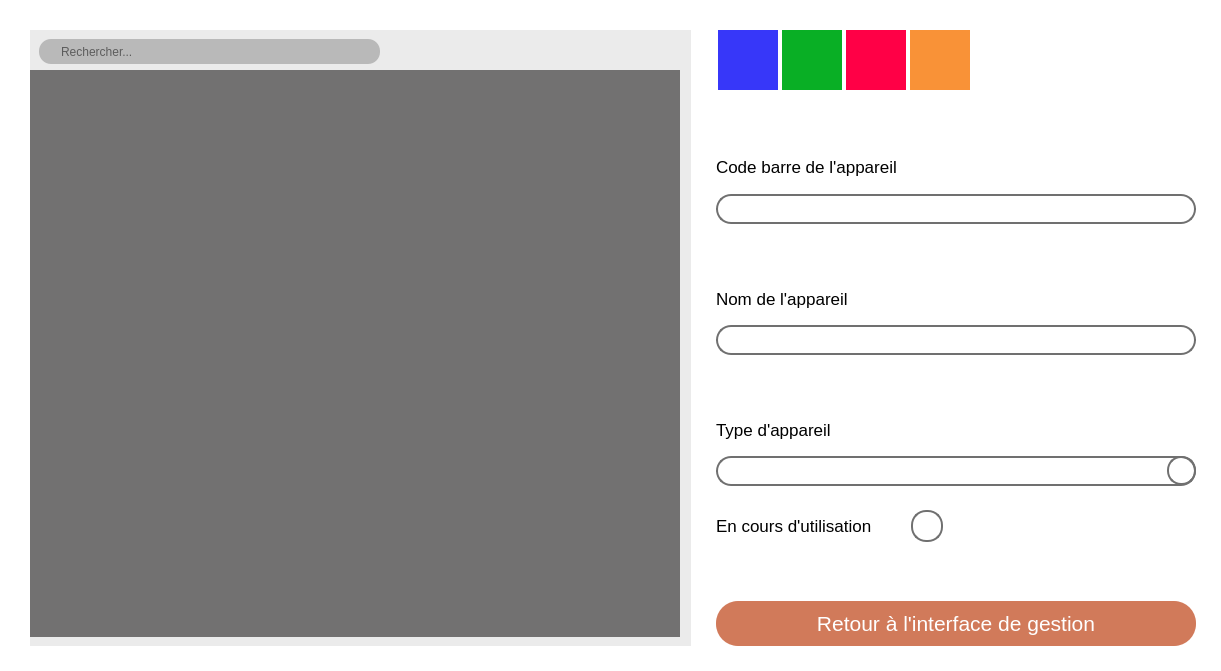
<?xml version="1.0" encoding="UTF-8"?>
<ui version="4.0">
 <class>ModificationAppareil</class>
 <widget class="QWidget" name="ModificationAppareil">
  <property name="geometry">
   <rect>
    <x>0</x>
    <y>0</y>
    <width>1221</width>
    <height>671</height>
   </rect>
  </property>
  <property name="windowTitle">
   <string>Form</string>
  </property>
  <property name="styleSheet">
   <string notr="true">background-color:rgb(255, 255, 255);</string>
  </property>
  <widget class="QFrame" name="gridFrame">
   <property name="geometry">
    <rect>
     <x>0</x>
     <y>0</y>
     <width>1221</width>
     <height>671</height>
    </rect>
   </property>
   <layout class="QGridLayout" name="gridLayout">
    <property name="leftMargin">
     <number>30</number>
    </property>
    <property name="topMargin">
     <number>30</number>
    </property>
    <property name="rightMargin">
     <number>25</number>
    </property>
    <property name="bottomMargin">
     <number>25</number>
    </property>
    <item row="0" column="0">
     <layout class="QHBoxLayout" name="horizontalLayout_2">
      <property name="spacing">
       <number>25</number>
      </property>
      <item>
       <widget class="QWidget" name="verticalWidget" native="true">
        <property name="styleSheet">
         <string notr="true">background-color:#EBEBEB;
</string>
        </property>
        <layout class="QVBoxLayout" name="verticalLayout_7">
         <property name="spacing">
          <number>6</number>
         </property>
         <property name="leftMargin">
          <number>0</number>
         </property>
         <property name="topMargin">
          <number>9</number>
         </property>
         <property name="rightMargin">
          <number>0</number>
         </property>
         <item>
          <widget class="QLineEdit" name="txfRecherche">
           <property name="minimumSize">
            <size>
             <width>0</width>
             <height>25</height>
            </size>
           </property>
           <property name="maximumSize">
            <size>
             <width>350</width>
             <height>50</height>
            </size>
           </property>
           <property name="styleSheet">
            <string notr="true">QLineEdit{
	border-style:none;
	border-radius: 12px;
	background-color: #B9B9B9;
	padding-left:20px;
	margin-left:9px;
	color:black;
}</string>
           </property>
           <property name="text">
            <string/>
           </property>
           <property name="placeholderText">
            <string>Rechercher...</string>
           </property>
          </widget>
         </item>
         <item>
          <widget class="QTableWidget" name="tblEmploye">
           <property name="minimumSize">
            <size>
             <width>650</width>
             <height>0</height>
            </size>
           </property>
           <property name="maximumSize">
            <size>
             <width>650</width>
             <height>16777215</height>
            </size>
           </property>
           <property name="styleSheet">
            <string notr="true">QTableWidget {
	alternate-background-color:blue;
	background-color:#727171;
	border-style:none;
	color:black;
}

QHeaderView::section{
background-color:#727171;
border-style:none;
font: 11pt &quot;Segoe UI&quot;;
}

QTableWidget::item{
	background-color:#D8D7D7;
}
</string>
           </property>
           <property name="horizontalScrollBarPolicy">
            <enum>Qt::ScrollBarAlwaysOff</enum>
           </property>
           <property name="alternatingRowColors">
            <bool>true</bool>
           </property>
           <property name="selectionMode">
            <enum>QAbstractItemView::SingleSelection</enum>
           </property>
           <property name="selectionBehavior">
            <enum>QAbstractItemView::SelectRows</enum>
           </property>
           <property name="showGrid">
            <bool>false</bool>
           </property>
           <attribute name="horizontalHeaderVisible">
            <bool>true</bool>
           </attribute>
           <attribute name="horizontalHeaderHighlightSections">
            <bool>false</bool>
           </attribute>
           <attribute name="verticalHeaderVisible">
            <bool>false</bool>
           </attribute>
           <attribute name="verticalHeaderHighlightSections">
            <bool>false</bool>
           </attribute>
          </widget>
         </item>
        </layout>
       </widget>
      </item>
      <item>
       <layout class="QVBoxLayout" name="verticalLayout">
        <item>
         <layout class="QVBoxLayout" name="verticalLayout_2">
          <property name="spacing">
           <number>0</number>
          </property>
          <property name="topMargin">
           <number>0</number>
          </property>
          <item>
           <layout class="QVBoxLayout" name="verticalLayout_5">
            <property name="spacing">
             <number>15</number>
            </property>
            <property name="topMargin">
             <number>0</number>
            </property>
            <property name="bottomMargin">
             <number>50</number>
            </property>
            <item>
             <layout class="QVBoxLayout" name="verticalLayout_4">
              <property name="spacing">
               <number>2</number>
              </property>
              <property name="sizeConstraint">
               <enum>QLayout::SetDefaultConstraint</enum>
              </property>
              <property name="topMargin">
               <number>0</number>
              </property>
              <property name="bottomMargin">
               <number>0</number>
              </property>
              <item>
               <layout class="QHBoxLayout" name="horizontalLayout">
                <property name="leftMargin">
                 <number>0</number>
                </property>
                <property name="rightMargin">
                 <number>220</number>
                </property>
                <property name="bottomMargin">
                 <number>50</number>
                </property>
                <item>
                 <widget class="QPushButton" name="btnRefresh">
                  <property name="minimumSize">
                   <size>
                    <width>60</width>
                    <height>60</height>
                   </size>
                  </property>
                  <property name="maximumSize">
                   <size>
                    <width>60</width>
                    <height>60</height>
                   </size>
                  </property>
                  <property name="cursor">
                   <cursorShape>PointingHandCursor</cursorShape>
                  </property>
                  <property name="styleSheet">
                   <string notr="true">QPushButton {
border-radius:0px;
border-style: none;
background-color:#3737F9;
color:white;
}

QPushButton:hover {
background-color:#2323A4;
}</string>
                  </property>
                  <property name="text">
                   <string/>
                  </property>
                  <property name="icon">
                   <iconset>
                    <normalon>:/icons/res/icons/SVG/Refresh.svg</normalon>
                   </iconset>
                  </property>
                  <property name="iconSize">
                   <size>
                    <width>30</width>
                    <height>30</height>
                   </size>
                  </property>
                  <property name="shortcut">
                   <string notr="true"/>
                  </property>
                 </widget>
                </item>
                <item>
                 <widget class="QPushButton" name="btnAdd">
                  <property name="minimumSize">
                   <size>
                    <width>60</width>
                    <height>60</height>
                   </size>
                  </property>
                  <property name="maximumSize">
                   <size>
                    <width>60</width>
                    <height>60</height>
                   </size>
                  </property>
                  <property name="cursor">
                   <cursorShape>PointingHandCursor</cursorShape>
                  </property>
                  <property name="styleSheet">
                   <string notr="true">QPushButton {
border-radius:0px;
border-style: none;
background-color:#09AF25;
color:white;
}

QPushButton:hover {
background-color:#0E8522;
}</string>
                  </property>
                  <property name="text">
                   <string/>
                  </property>
                  <property name="icon">
                   <iconset>
                    <normalon>:/icons/res/icons/SVG/Ajout.svg</normalon>
                   </iconset>
                  </property>
                  <property name="iconSize">
                   <size>
                    <width>30</width>
                    <height>30</height>
                   </size>
                  </property>
                  <property name="shortcut">
                   <string notr="true"/>
                  </property>
                 </widget>
                </item>
                <item>
                 <widget class="QPushButton" name="btnDel">
                  <property name="minimumSize">
                   <size>
                    <width>60</width>
                    <height>60</height>
                   </size>
                  </property>
                  <property name="maximumSize">
                   <size>
                    <width>60</width>
                    <height>60</height>
                   </size>
                  </property>
                  <property name="cursor">
                   <cursorShape>PointingHandCursor</cursorShape>
                  </property>
                  <property name="styleSheet">
                   <string notr="true">QPushButton {
border-radius:0px;
border-style: none;
background-color:#FF0046;
color:white;
}

QPushButton:hover {
background-color:#CE0038;
}</string>
                  </property>
                  <property name="text">
                   <string/>
                  </property>
                  <property name="icon">
                   <iconset>
                    <normalon>:/icons/res/icons/SVG/Delete2.svg</normalon>
                   </iconset>
                  </property>
                  <property name="iconSize">
                   <size>
                    <width>35</width>
                    <height>35</height>
                   </size>
                  </property>
                  <property name="shortcut">
                   <string notr="true"/>
                  </property>
                 </widget>
                </item>
                <item>
                 <widget class="QPushButton" name="btnMod">
                  <property name="minimumSize">
                   <size>
                    <width>60</width>
                    <height>60</height>
                   </size>
                  </property>
                  <property name="maximumSize">
                   <size>
                    <width>60</width>
                    <height>60</height>
                   </size>
                  </property>
                  <property name="cursor">
                   <cursorShape>PointingHandCursor</cursorShape>
                  </property>
                  <property name="styleSheet">
                   <string notr="true">QPushButton {
border-radius:0px;
border-style: none;
background-color:#F99237;
color:white;
}

QPushButton:hover {
background-color:#D27E35;
}</string>
                  </property>
                  <property name="text">
                   <string/>
                  </property>
                  <property name="icon">
                   <iconset>
                    <normalon>:/icons/res/icons/SVG/Modify.svg</normalon>
                   </iconset>
                  </property>
                  <property name="iconSize">
                   <size>
                    <width>30</width>
                    <height>30</height>
                   </size>
                  </property>
                  <property name="shortcut">
                   <string notr="true"/>
                  </property>
                 </widget>
                </item>
               </layout>
              </item>
              <item>
               <widget class="QLabel" name="label_2">
                <property name="font">
                 <font>
                  <family>Segoe UI</family>
                  <pointsize>13</pointsize>
                 </font>
                </property>
                <property name="text">
                 <string>Code barre de l'appareil</string>
                </property>
               </widget>
              </item>
              <item>
               <widget class="QLineEdit" name="txfEmploye">
                <property name="sizePolicy">
                 <sizepolicy hsizetype="Maximum" vsizetype="Maximum">
                  <horstretch>0</horstretch>
                  <verstretch>0</verstretch>
                 </sizepolicy>
                </property>
                <property name="minimumSize">
                 <size>
                  <width>480</width>
                  <height>30</height>
                 </size>
                </property>
                <property name="font">
                 <font>
                  <family>Segoe UI</family>
                  <pointsize>11</pointsize>
                 </font>
                </property>
                <property name="styleSheet">
                 <string notr="true">QLineEdit{
	border: 2px solid rgb(112, 112, 112);
	border-radius: 15px;
	background-color: white;
	padding-left:20px;
}</string>
                </property>
                <property name="text">
                 <string/>
                </property>
               </widget>
              </item>
             </layout>
            </item>
            <item>
             <layout class="QVBoxLayout" name="verticalLayout_3">
              <property name="spacing">
               <number>2</number>
              </property>
              <property name="sizeConstraint">
               <enum>QLayout::SetDefaultConstraint</enum>
              </property>
              <property name="topMargin">
               <number>35</number>
              </property>
              <item>
               <widget class="QLabel" name="label">
                <property name="maximumSize">
                 <size>
                  <width>16777215</width>
                  <height>49</height>
                 </size>
                </property>
                <property name="font">
                 <font>
                  <family>Segoe UI</family>
                  <pointsize>13</pointsize>
                 </font>
                </property>
                <property name="styleSheet">
                 <string notr="true"/>
                </property>
                <property name="text">
                 <string>Nom de l'appareil</string>
                </property>
               </widget>
              </item>
              <item>
               <widget class="QLineEdit" name="txfNom">
                <property name="sizePolicy">
                 <sizepolicy hsizetype="Maximum" vsizetype="Maximum">
                  <horstretch>0</horstretch>
                  <verstretch>0</verstretch>
                 </sizepolicy>
                </property>
                <property name="minimumSize">
                 <size>
                  <width>480</width>
                  <height>30</height>
                 </size>
                </property>
                <property name="maximumSize">
                 <size>
                  <width>480</width>
                  <height>30</height>
                 </size>
                </property>
                <property name="font">
                 <font>
                  <family>Segoe UI</family>
                  <pointsize>11</pointsize>
                 </font>
                </property>
                <property name="styleSheet">
                 <string notr="true">QLineEdit{
	border: 2px solid rgb(112, 112, 112);
	border-radius: 15px;
	background-color: white;
	padding-left:20px;
}</string>
                </property>
                <property name="inputMask">
                 <string/>
                </property>
                <property name="frame">
                 <bool>true</bool>
                </property>
               </widget>
              </item>
             </layout>
            </item>
            <item>
             <layout class="QHBoxLayout" name="horizontalLayout_3">
              <item>
               <layout class="QVBoxLayout" name="verticalLayout_6">
                <property name="spacing">
                 <number>2</number>
                </property>
                <property name="sizeConstraint">
                 <enum>QLayout::SetDefaultConstraint</enum>
                </property>
                <property name="topMargin">
                 <number>35</number>
                </property>
                <item>
                 <widget class="QLabel" name="label_3">
                  <property name="maximumSize">
                   <size>
                    <width>16777215</width>
                    <height>49</height>
                   </size>
                  </property>
                  <property name="font">
                   <font>
                    <family>Segoe UI</family>
                    <pointsize>13</pointsize>
                   </font>
                  </property>
                  <property name="styleSheet">
                   <string notr="true"/>
                  </property>
                  <property name="text">
                   <string>Type d'appareil</string>
                  </property>
                 </widget>
                </item>
                <item>
                 <widget class="QComboBox" name="cbxDepartement">
                  <property name="minimumSize">
                   <size>
                    <width>480</width>
                    <height>30</height>
                   </size>
                  </property>
                  <property name="maximumSize">
                   <size>
                    <width>480</width>
                    <height>30</height>
                   </size>
                  </property>
                  <property name="styleSheet">
                   <string notr="true">QComboBox{
border: 2px solid rgb(112, 112, 112);
border-radius: 15px;
background-color: white;
padding-left:20px;
color:black;
}

QComboBox::drop-down{
border: 2px solid rgb(112, 112, 112);
top:-2px;
right:-2px;
width:25px;
height:25px;
border-radius: 14px;
}

QComboBox::down-arrow{
	image: url(:/icons/res/icons/SVG/Autre.svg);
	width:19px;
	top:2px;
}</string>
                  </property>
                  <property name="placeholderText">
                   <string/>
                  </property>
                 </widget>
                </item>
               </layout>
              </item>
             </layout>
            </item>
            <item>
             <layout class="QHBoxLayout" name="horizontalLayout_4">
              <property name="spacing">
               <number>0</number>
              </property>
              <property name="topMargin">
               <number>0</number>
              </property>
              <property name="rightMargin">
               <number>250</number>
              </property>
              <item>
               <widget class="QLabel" name="label_4">
                <property name="maximumSize">
                 <size>
                  <width>200</width>
                  <height>49</height>
                 </size>
                </property>
                <property name="font">
                 <font>
                  <family>Segoe UI</family>
                  <pointsize>13</pointsize>
                 </font>
                </property>
                <property name="styleSheet">
                 <string notr="true"/>
                </property>
                <property name="text">
                 <string>En cours d'utilisation</string>
                </property>
               </widget>
              </item>
              <item>
               <widget class="QCheckBox" name="chbGestion">
                <property name="maximumSize">
                 <size>
                  <width>35</width>
                  <height>50</height>
                 </size>
                </property>
                <property name="cursor">
                 <cursorShape>PointingHandCursor</cursorShape>
                </property>
                <property name="styleSheet">
                 <string notr="true">QCheckBox::indicator {
border: 2px solid rgb(112, 112, 112);
width:28px;
height:28px;
border-radius: 15px;
}

QCheckBox::indicator:checked{
	image: url(:/icons/res/icons/SVG/Check.svg);
	background-color:white;
	color:white;
	text-decoration:none;
}</string>
                </property>
                <property name="text">
                 <string/>
                </property>
                <property name="checked">
                 <bool>false</bool>
                </property>
                <property name="tristate">
                 <bool>false</bool>
                </property>
               </widget>
              </item>
             </layout>
            </item>
           </layout>
          </item>
          <item>
           <widget class="QPushButton" name="btnQuitter">
            <property name="sizePolicy">
             <sizepolicy hsizetype="Minimum" vsizetype="Maximum">
              <horstretch>0</horstretch>
              <verstretch>0</verstretch>
             </sizepolicy>
            </property>
            <property name="minimumSize">
             <size>
              <width>0</width>
              <height>45</height>
             </size>
            </property>
            <property name="font">
             <font>
              <family>Segoe UI</family>
              <pointsize>16</pointsize>
              <weight>50</weight>
              <bold>false</bold>
             </font>
            </property>
            <property name="cursor">
             <cursorShape>PointingHandCursor</cursorShape>
            </property>
            <property name="styleSheet">
             <string notr="true">QPushButton{
border-radius:22px;
background-color: rgb(209, 122, 90);
color:white;
}

QPushButton:hover{
background-color:rgb(176, 103, 76);
}
</string>
            </property>
            <property name="text">
             <string>Retour à l'interface de gestion</string>
            </property>
           </widget>
          </item>
         </layout>
        </item>
       </layout>
      </item>
     </layout>
    </item>
   </layout>
  </widget>
 </widget>
 <resources/>
 <connections/>
</ui>
